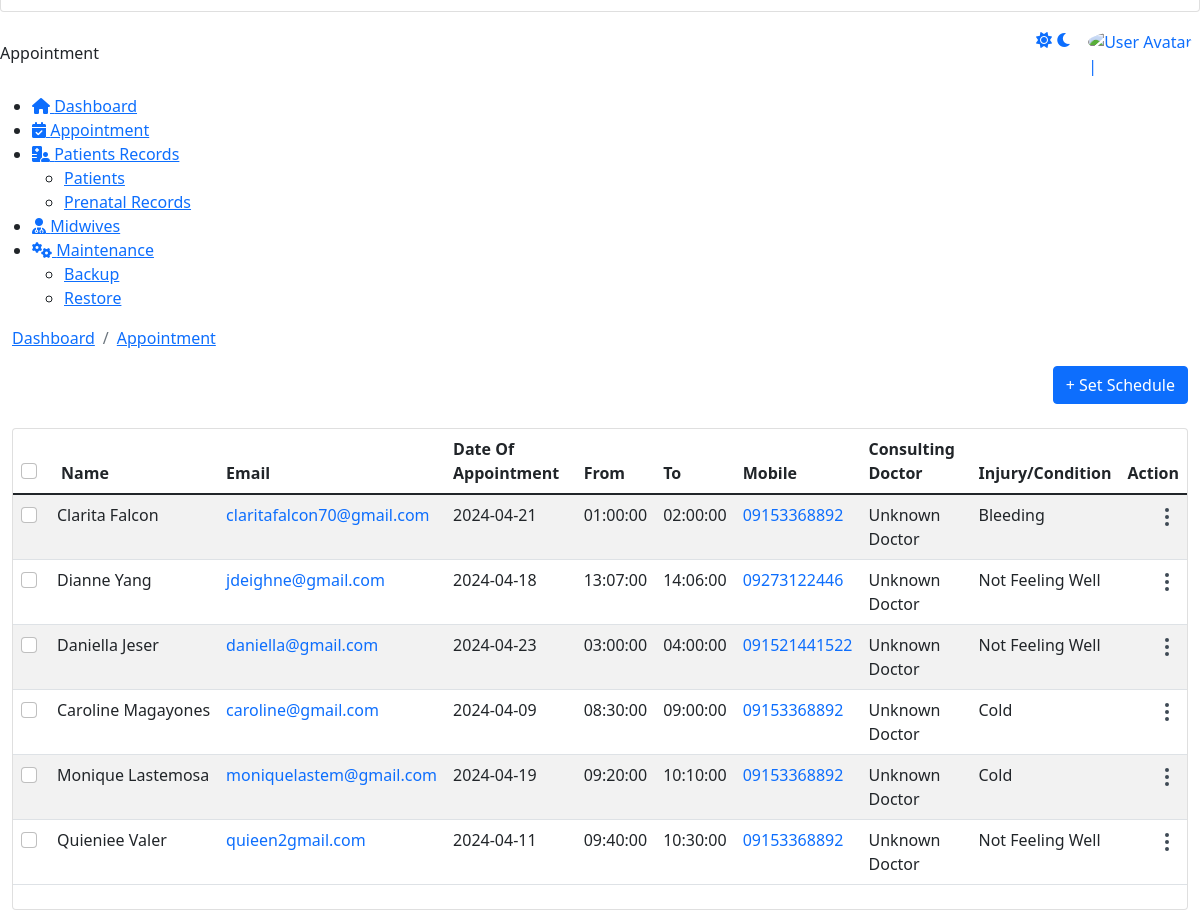
The app's page /admin/appointment.php (lower part), older data.
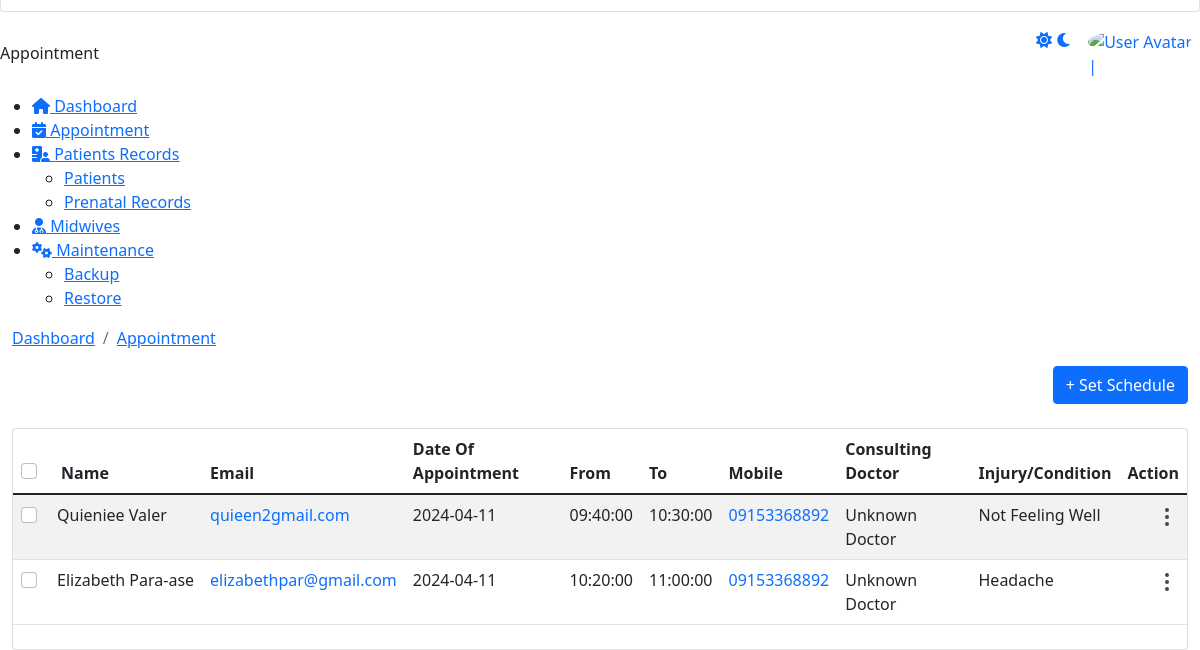
The same page, newer data.
### tables this page shows
CREATE TABLE `appointments` (
  `A_Id` int(11) NOT NULL AUTO_INCREMENT,
  `Title` varchar(10) NOT NULL,
  `FirstName` varchar(50) NOT NULL,
  `LastName` varchar(50) NOT NULL,
  `DateOfAppointment` date NOT NULL,
  `StartTime` time NOT NULL,
  `EndTime` time NOT NULL,
  `Address` varchar(100) NOT NULL,
  `Mobile` varchar(15) NOT NULL,
  `Consult_Doc` varchar(50) NOT NULL,
  `Email` varchar(100) NOT NULL,
  `Conditions` text NOT NULL,
  `Note` text NOT NULL,
  `Accepted` int(11) DEFAULT 2,
  PRIMARY KEY (`A_Id`)
);

### admin/appointment.php (the view, shortened to what the changed rows need)
<!DOCTYPE html>
<html lang="en">
    <head>
		 <link href="https://eres.dexignzone.com/codeigniter/demo/public/assets/vendor/owl-carousel/owl.carousel.css" rel="stylesheet" type="text/css"/>
		 <link href="https://eres.dexignzone.com/codeigniter/demo/public/assets/vendor/clockpicker/css/bootstrap-clockpicker.min.css" rel="stylesheet" type="text/css"/>
		 <link href="https://eres.dexignzone.com/codeigniter/demo/public/assets/vendor/bootstrap-datetimepicker/css/bootstrap-datetimepicker.min.css" rel="stylesheet" type="text/css"/>
		 <link href="https://eres.dexignzone.com/codeigniter/demo/public/assets/vendor/bootstrap-datetimepicker-master/css/bootstrap-datetimepicker.min.css" rel="stylesheet" type="text/css"/>
		 <link href="https://eres.dexignzone.com/codeigniter/demo/public/assets/vendor/datatables/css/jquery.dataTables.min.css" rel="stylesheet" type="text/css"/>
		 <link href="https://eres.dexignzone.com/codeigniter/demo/public/assets/vendor/bootstrap-select/dist/css/bootstrap-select.min.css" rel="stylesheet" type="text/css"/>
    <link class="main-css" href="https://eres.dexignzone.com/codeigniter/demo/public/assets/css/style.css" rel="stylesheet" type="text/css"/>
	<link rel="stylesheet" href="https://cdnjs.cloudflare.com/ajax/libs/font-awesome/6.5.1/css/all.min.css" />
<link rel="stylesheet" href="https://cdn.jsdelivr.net/npm/flatpickr/dist/flatpickr.min.css">
</head>
<body>
    <div id="main-wrapper">
				<?php
				include './template/header2.php';
				?>
<?php
include './template/sidebar.php';
?>
<div class="content-body">
	<div class="container-fluid">
		<div class="row">
    <div class="col-xl-12">
        <div class="card">
            <div class="card-body p-0">
                <div class="table-responsive">
                    <table id="example5" class="table table-striped patient-list mb-4 dataTablesCard fs-14">
                        <thead>
                            <tr>
                                <th>
                                    <div class="checkbox text-end align-self-center">
                                        <div class="form-check custom-checkbox">
                                            <input type="checkbox" class="form-check-input" id="checkAll" required="">
                                        </div>
                                    </div>
                                </th>
                                <th>Name</th>
                                <th>Email</th>
                                <th>Date Of Appointment</th>
                                <th>From</th>
                                <th>To</th>
                                <th>Mobile</th>
                                <th>Consulting Doctor</th>
                                <th>Injury/Condition</th>
                                <th>Action</th>
                            </tr>
                        </thead>
                        <tbody>
                        <?php
                            include('./connection/conn.php');
                            $query = "SELECT * FROM appointments WHERE Accepted = 2";
                            $result = mysqli_query($conn, $query);
                            if (!$result) {
                                echo "<tr><td colspan='10'>Error: " . mysqli_error($conn) . "</td></tr>";
                            } elseif (mysqli_num_rows($result) > 0) {
                                while ($row = mysqli_fetch_assoc($result)) {
                                    $appointmentId = $row['A_Id'];
                                    $fullName = $row['FirstName'] . ' ' . $row['LastName'];
                                    $consultingDoctor = getDoctorName($row['Consult_Doc'], $conn);
                                    echo "<tr id='appointmentRow_$appointmentId'>";
                                    echo "<td>";
                                    echo '<div class="checkbox text-end align-self-center">';
                                    echo '<div class="form-check custom-checkbox">';
                                    echo '<input type="checkbox" class="form-check-input" id="customCheckBox_' . $appointmentId . '" required="">';
                                    echo '</div>';
                                    echo '</div>';
                                    echo '</td>';
                                    echo '<td class="patient-info ps-0"><span class="text-nowrap ms-1">' . htmlspecialchars($fullName) . '</span></td>';
                                    echo '<td class="text-primary">' . htmlspecialchars($row['Email']) . '</td>';
                                    echo '<td>' . htmlspecialchars($row['DateOfAppointment']) . '</td>';
                                    echo '<td>' . htmlspecialchars($row['StartTime']) . '</td>';
                                    echo '<td>' . htmlspecialchars($row['EndTime']) . '</td>';
                                    echo '<td class="text-primary">' . htmlspecialchars($row['Mobile']) . '</td>';
                                    echo '<td>' . htmlspecialchars($consultingDoctor) . '</td>';
                                    echo '<td>' . htmlspecialchars($row['Conditions']) . '</td>';
                                    echo "<td>
                                        <div class='dropdown ms-auto c-pointer text-end'>
                                            <div class='btn-link' data-bs-toggle='dropdown'>
                                                <svg width='24' height='24' viewBox='0 0 24 24' fill='none' xmlns='http://www.w3.org/2000/svg'>
                                                    <path d='M12 11C11.4477 11 11 11.4477 11 12C11 12.5523 11.4477 13 12 13C12.5523 13 13 12.5523 13 12C13 11.4477 12.5523 11 12 11Z' stroke='#3E4954' stroke-width='2' stroke-linecap='round' stroke-linejoin='round'/>
                                                    <path d='M12 18C11.4477 18 11 18.4477 11 19C11 19.5523 11.4477 20 12 20C12.5523 20 13 19.5523 13 19C13 18.4477 12.5523 18 12 18Z' stroke='#3E4954' stroke-width='2' stroke-linecap='round' stroke-linejoin='round'/>
                                                    <path d='M12 4C11.4477 4 11 4.44772 11 5C11 5.55228 11.4477 6 12 6C12.5523 6 13 5.55228 13 5C13 4.44772 12.5523 4 12 4Z' stroke='#3E4954' stroke-width='2' stroke-linecap='round' stroke-linejoin='round'/>
                                                </svg>
                                            </div>
                                            <div class='dropdown-menu dropdown-menu-right'>
                                                <a class='dropdown-item' data-bs-toggle='modal' data-bs-target='#declineReasonModal_$appointmentId'>Delete</a>
                                            </div>
                                        </div>
                                    </td>";
                                    echo '</tr>';
                                }
                            } else {
                                echo "<tr><td colspan='10'>No appointments found</td></tr>";
                            }
                            function getDoctorName($doctorId, $conn) {
                                $query = "SELECT Title, FirstName, LastName FROM doctors WHERE DoctorID = ?";
                                $stmt = $conn->prepare($query);
                                $stmt->bind_param("i", $doctorId);
                                $stmt->execute();
                                $result = $stmt->get_result();
                                if ($result->num_rows > 0) {
                                    $doctor = $result->fetch_assoc();
                                    return htmlspecialchars($doctor['Title'] . ' ' . $doctor['FirstName'] . ' ' . $doctor['LastName']);
                                } else {
                                    return 'Unknown Doctor';
                                }
                            }
                        ?>
                        </tbody>
                    </table>
                </div>
            </div>
        </div>
    </div>
</div>
</div>
	</div>
</body>
</html>

Row changes from the older to the newer data that the page shows:
no longer on this page (row edited): appointments: fullName "Clarita Falcon", Email "claritafalcon70@gmail.com", DateOfAppointment "2024-04-21", StartTime "01:00:00", EndTime "02:00:00", Mobile "09153368892", consultingDoctor "Unknown Doctor", Conditions "Bleeding"
no longer on this page (row edited): appointments: fullName "Dianne Yang", Email "jdeighne@gmail.com", DateOfAppointment "2024-04-18", StartTime "13:07:00", EndTime "14:06:00", Mobile "09273122446", consultingDoctor "Unknown Doctor", Conditions "Not Feeling Well"
no longer on this page (row edited): appointments: fullName "Daniella Jeser", Email "daniella@gmail.com", DateOfAppointment "2024-04-23", StartTime "03:00:00", EndTime "04:00:00", Mobile "091521441522", consultingDoctor "Unknown Doctor", Conditions "Not Feeling Well"
no longer on this page (row edited): appointments: fullName "Caroline Magayones", Email "caroline@gmail.com", DateOfAppointment "2024-04-09", StartTime "08:30:00", EndTime "09:00:00", Mobile "09153368892", consultingDoctor "Unknown Doctor", Conditions "Cold"
no longer on this page (row edited): appointments: fullName "Monique Lastemosa", Email "moniquelastem@gmail.com", DateOfAppointment "2024-04-19", StartTime "09:20:00", EndTime "10:10:00", Mobile "09153368892", consultingDoctor "Unknown Doctor", Conditions "Cold"
added appointments: fullName "Elizabeth Para-ase", Email "elizabethpar@gmail.com", DateOfAppointment "2024-04-11", StartTime "10:20:00", EndTime "11:00:00", Mobile "09153368892", consultingDoctor "Unknown Doctor", Conditions "Headache"
